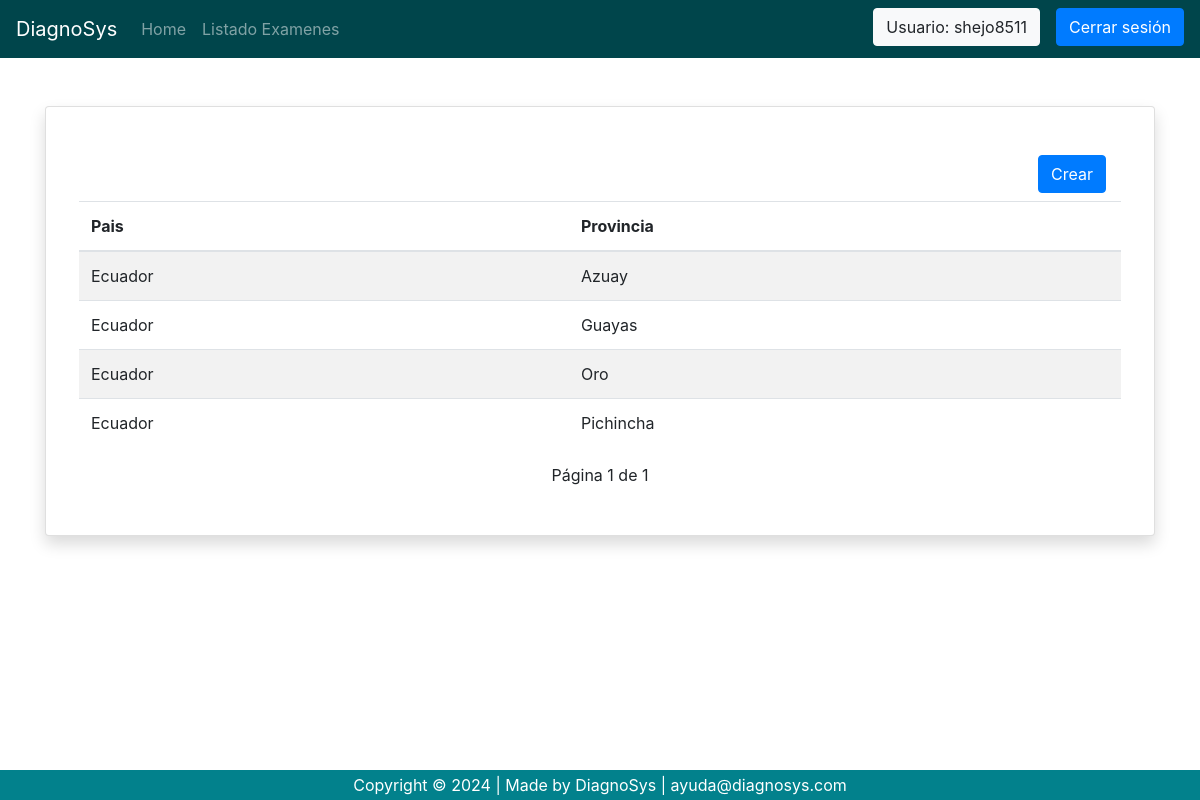
Page /company/location/province/list_province/ (signed in) on the committed database.
### company/models.py (models this page shows, shortened)
class Province(models.Model):
    name = models.CharField(verbose_name='Nombre Provincia',max_length=50)
    country = models.ForeignKey(Country, verbose_name="Pais", on_delete=models.PROTECT, related_name='Pais_Provincia')
    create_by = models.ForeignKey(to=settings.AUTH_USER_MODEL, on_delete=models.PROTECT, related_name='prov_create_by', null=True)
    date_creation = models.DateTimeField(auto_now=True,null=True)
    update_by = models.ForeignKey(to=settings.AUTH_USER_MODEL, on_delete=models.PROTECT, related_name='prov_update_by', null=True)
    date_updated = models.DateTimeField(auto_now_add=True,null=True)
    enabled = models.BooleanField(default=True)
    class Meta:
        verbose_name = 'Provincia'
        verbose_name_plural = 'Provincias'
        ordering = ('name',)
        constraints = [
            models.UniqueConstraint(fields=['country', 'name'], name='unique_country_province')
        ]

class Country(models.Model):
    name = models.CharField(verbose_name='Nombre Pais',max_length=50,unique=True)
    create_by = models.ForeignKey(to=settings.AUTH_USER_MODEL, on_delete=models.PROTECT, related_name='coun_create_by', null=True)
    date_creation = models.DateTimeField(auto_now=True,null=True)
    update_by = models.ForeignKey(to=settings.AUTH_USER_MODEL, on_delete=models.PROTECT, related_name='coun_update_by', null=True)
    date_updated = models.DateTimeField(auto_now_add=True,null=True)
    enabled = models.BooleanField(default=True)
    class Meta:
        verbose_name = 'Pais'
        verbose_name_plural = 'Paises'
        ordering = ('name',)

### company/views.py (the view)
# urls.py: path('location/province/list_province/', views.listProvince, name='list_province'),
@login_required
def listProvince(request):
    company = Company.objects.filter(user_id=request.user.id).first()
    if company:
        list_province = Province.objects.filter(enabled=1).order_by('name')
        paginator = Paginator(list_province, 5)  # Especifica el número de elementos por página
        page_number = request.GET.get('page')  # Obtiene el número de página actual de los parámetros de la URL
        page = paginator.get_page(page_number)  # Obtiene la página solicitada
        context = {
            'page_objects': page.object_list,
            'company':company,
            'page':page,
            }
        return render(request,'location/province/list_province.html', context)

### company/templates/location/province/list_province.html (shortened to what this page needs)
{% extends 'base.html' %}
{% block content %}
<div class="container">
    <div class="card border-2 shadow rounded-3 my-5">
        <div class="card-body p-4 p-sm-5">
            <form method="GET" action="{% url 'province' %}">
                <div class="d-grid text-right mb-2">
                    <button type="submit" class="btn btn-primary">Crear</button>
                </div>
            </form>
            <div class="row">
                <table class="table table-striped">
                    <thead>
                        <tr>
                            <th scope="col">Pais</th>
                            <th scope="col">Provincia</th>
                        </tr>
                    </thead>
                    <tbody>
                        {% if page_objects %}
                            {% for country in page_objects %}
                            <tr>
                                <td>{{ country.country.name }}</td>
                                <td>{{ country.name }}</td>
                            </tr>
                            {% endfor %}
                        {% else %}
                            <td colspan="5"><p>No existen datos que mostrar</p></td>
                        {% endif %}
                    </tbody>
                </table>
            </div>
            <div class="row">
                <div class="col">
                </div>
                <div class="col text-center">
                    Página {{ page.number }} de {{ page.paginator.num_pages }}
                </div>
                <div class="col text-right">
                </div>
            </div>
        </div>
    </div>
</div>
{% endblock %}

### user/templates/base.html (shortened to what this page needs)
{% load static %}
<!DOCTYPE html>
<html lang="en">
<head>
    <link rel="stylesheet" href="https://stackpath.bootstrapcdn.com/bootstrap/4.5.0/css/bootstrap.min.css">
    <link rel="stylesheet" href="https://maxcdn.bootstrapcdn.com/font-awesome/4.7.0/css/font-awesome.min.css">
</head>
<body>
    <nav class="navbar navbar-expand-md navbar-dark">
        <a class="navbar-brand" href="{% url 'home' %}">DiagnoSys</a>
        {% if user.is_authenticated %}
        <div class="collapse navbar-collapse" id="collapsibleNavbar">
            <ul class="navbar-nav">
                <li class="nav-item">
                    <a class="nav-link" href="{% url 'home' %}">Home</a>
                </li>
                <li class="nav-item">
                    <a class="nav-link" href="{% url 'list_patients' %}">Listado Examenes</a>
                </li>
            </ul>
          <div class="navbar-nav ml-auto action-buttons mb-1">
             <a href="{% url 'company_edit' company_id=company.id %}" class="mr-3 btn btn-light">Usuario: {{user.username}}</a>
              <a class="btn btn-primary" href="{% url 'signout' %}" role="button">Cerrar sesión</a>
            </div>
        </div>
        {% endif %}
    </nav>
    {% block content %}
    {% endblock %}
    <footer class="footer" >
        <div class='cr-con'>Copyright &copy; 2024 | Made by DiagnoSys | <a href="mailto:ayuda@diagnosys.com" class="text-white">ayuda@diagnosys.com</a></div>
    </footer>
</body>
</html>

### user/templates/base.html (style rules this page uses)
nav { margin-bottom: 20px; background-color: #00454b; }
footer { background-color: #02818c; margin-top: 20px; }
footer .cr-con { background-color: #02818c; position: fixed; bottom: 0; left: 0; right: 0; width: 100%; color: white; padding: 0.2rem 2rem; text-align: center; }

### rows in the picture
Province: country.name "Ecuador", name "Azuay"
Province: country.name "Ecuador", name "Guayas"
Province: country.name "Ecuador", name "Oro"
Province: country.name "Ecuador", name "Pichincha"

### other values in the picture
{{ user.username }} "shejo8511"
{{ page.number }} "1"
{{ page.paginator.num_pages }} "1"
